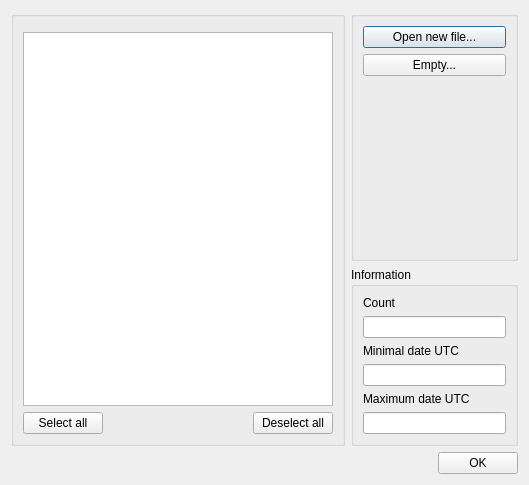
<?xml version="1.0" encoding="UTF-8"?>
<ui version="4.0">
 <class>CSatelliteDlg</class>
 <widget class="QDialog" name="CSatelliteDlg">
  <property name="geometry">
   <rect>
    <x>0</x>
    <y>0</y>
    <width>529</width>
    <height>485</height>
   </rect>
  </property>
  <property name="windowTitle">
   <string>Dialog</string>
  </property>
  <layout class="QVBoxLayout" name="verticalLayout">
   <item>
    <layout class="QGridLayout" name="gridLayout" columnstretch="2,1">
     <item row="0" column="1">
      <widget class="QGroupBox" name="groupBox_2">
       <property name="title">
        <string/>
       </property>
       <layout class="QVBoxLayout" name="verticalLayout_4">
        <item>
         <layout class="QVBoxLayout" name="verticalLayout_3">
          <item>
           <widget class="QPushButton" name="pushButton_4">
            <property name="text">
             <string>Open new file...</string>
            </property>
           </widget>
          </item>
          <item>
           <widget class="QPushButton" name="pushButton_5">
            <property name="text">
             <string>Empty...</string>
            </property>
           </widget>
          </item>
          <item>
           <spacer name="verticalSpacer">
            <property name="orientation">
             <enum>Qt::Vertical</enum>
            </property>
            <property name="sizeHint" stdset="0">
             <size>
              <width>20</width>
              <height>40</height>
             </size>
            </property>
           </spacer>
          </item>
         </layout>
        </item>
       </layout>
      </widget>
     </item>
     <item row="1" column="1">
      <widget class="QGroupBox" name="groupBox_3">
       <property name="title">
        <string>Information</string>
       </property>
       <layout class="QVBoxLayout" name="verticalLayout_6">
        <item>
         <layout class="QVBoxLayout" name="verticalLayout_5">
          <item>
           <widget class="QLabel" name="label_2">
            <property name="text">
             <string>Count</string>
            </property>
           </widget>
          </item>
          <item>
           <widget class="QLineEdit" name="lineEdit_2">
            <property name="readOnly">
             <bool>true</bool>
            </property>
           </widget>
          </item>
          <item>
           <widget class="QLabel" name="label_3">
            <property name="text">
             <string>Minimal date UTC</string>
            </property>
           </widget>
          </item>
          <item>
           <widget class="QLineEdit" name="lineEdit_3">
            <property name="readOnly">
             <bool>true</bool>
            </property>
           </widget>
          </item>
          <item>
           <widget class="QLabel" name="label_4">
            <property name="text">
             <string>Maximum date UTC</string>
            </property>
           </widget>
          </item>
          <item>
           <widget class="QLineEdit" name="lineEdit_4">
            <property name="readOnly">
             <bool>true</bool>
            </property>
           </widget>
          </item>
         </layout>
        </item>
       </layout>
      </widget>
     </item>
     <item row="0" column="0" rowspan="2">
      <widget class="QGroupBox" name="groupBox">
       <property name="title">
        <string/>
       </property>
       <layout class="QVBoxLayout" name="verticalLayout_2">
        <item>
         <widget class="CSearchWidget" name="widget" native="true"/>
        </item>
        <item>
         <widget class="QListView" name="listView"/>
        </item>
        <item>
         <layout class="QHBoxLayout" name="horizontalLayout">
          <item>
           <widget class="QPushButton" name="pushButton_2">
            <property name="text">
             <string>Select all</string>
            </property>
           </widget>
          </item>
          <item>
           <spacer name="horizontalSpacer">
            <property name="orientation">
             <enum>Qt::Horizontal</enum>
            </property>
            <property name="sizeHint" stdset="0">
             <size>
              <width>40</width>
              <height>20</height>
             </size>
            </property>
           </spacer>
          </item>
          <item>
           <widget class="QPushButton" name="pushButton_3">
            <property name="text">
             <string>Deselect all</string>
            </property>
           </widget>
          </item>
         </layout>
        </item>
       </layout>
      </widget>
     </item>
    </layout>
   </item>
   <item>
    <layout class="QHBoxLayout" name="horizontalLayout_2">
     <item>
      <spacer name="horizontalSpacer_2">
       <property name="orientation">
        <enum>Qt::Horizontal</enum>
       </property>
       <property name="sizeHint" stdset="0">
        <size>
         <width>40</width>
         <height>20</height>
        </size>
       </property>
      </spacer>
     </item>
     <item>
      <widget class="QPushButton" name="pushButton">
       <property name="text">
        <string>OK</string>
       </property>
      </widget>
     </item>
    </layout>
   </item>
  </layout>
 </widget>
 <customwidgets>
  <customwidget>
   <class>CSearchWidget</class>
   <extends>QWidget</extends>
   <header>csearchwidget.h</header>
   <container>1</container>
  </customwidget>
 </customwidgets>
 <resources/>
 <connections/>
</ui>
